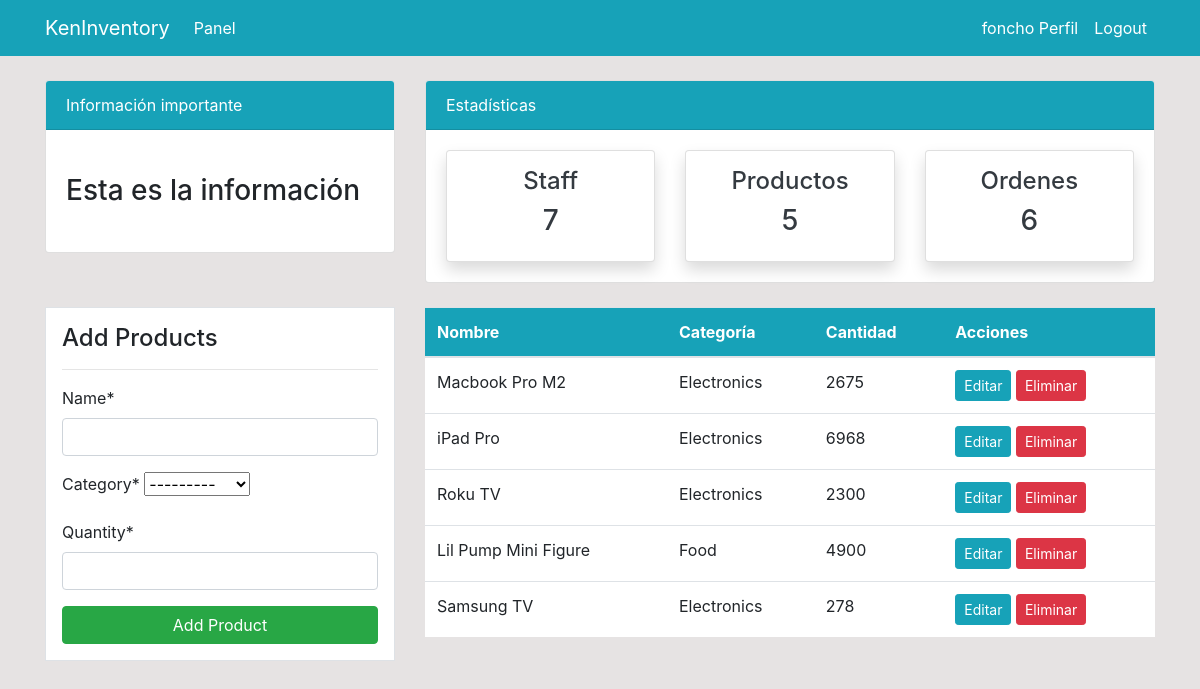
The app's page /product/ (signed in), older data.
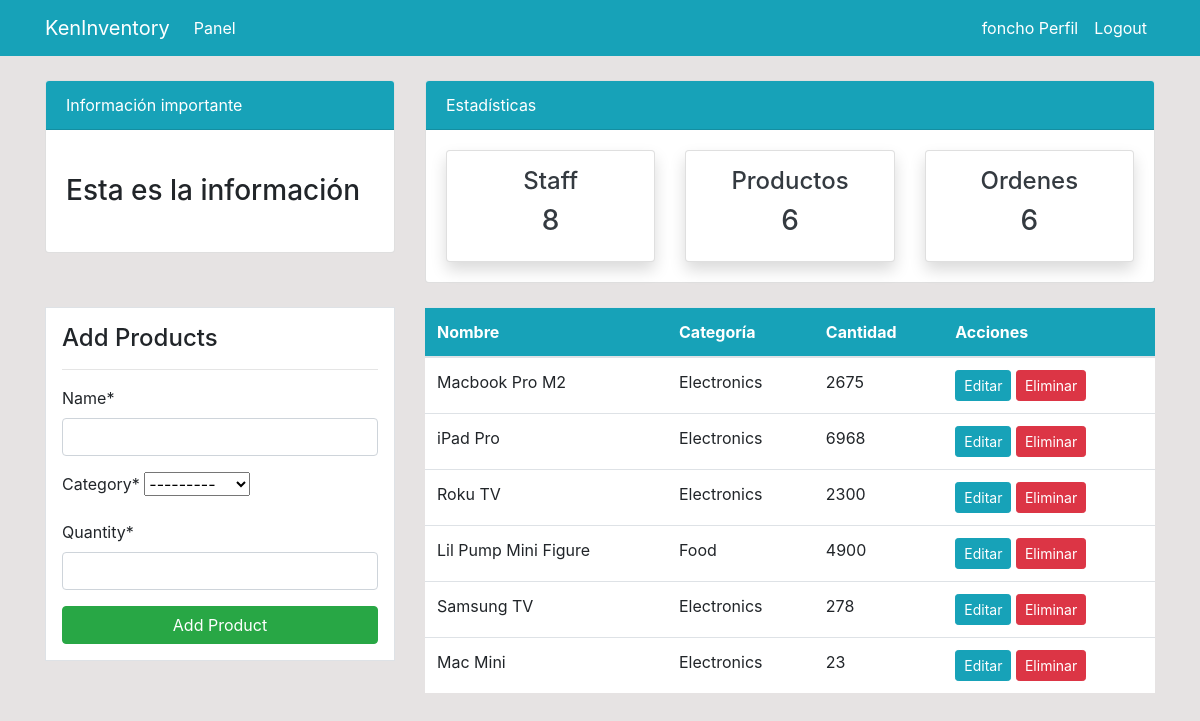
The same page, newer data.
### dashboard/models.py (models this page shows, shortened)
class Product(models.Model):
    name = models.CharField(max_length=50, null=True)
    category = models.CharField(choices=CATEGORIES, max_length=20, null=True)
    quantity = models.PositiveSmallIntegerField(null=True)
    class Meta:
        verbose_name_plural = "Product"

### dashboard/views.py (the view)
# urls.py: path("product/", views.product, name="dashboard-product"),
@login_required
def product(request):
    items = Product.objects.all()
    items_count = items.count()
    orders_count = Order.objects.all().count()
    workers_count = User.objects.all().count()
    if request.method == "POST":
        form = ProductForm(request.POST)
        if form.is_valid():
            form.save()
            product_name = form.cleaned_data.get("name")
            messages.success(request, f"{product_name} has been added to the inventory")
            return redirect("dashboard-product")
    else:
        form = ProductForm()
    context = {
        "items": items,
        "form": form,
        "items_count": items_count,
        "workers_count": workers_count,
        "orders_count": orders_count,
    }
    return render(request, "dashboard/product.html", context)

### dashboard/forms.py
class ProductForm(forms.ModelForm):
    class Meta:
        model = Product
        fields = ["name", "category", "quantity"]

### templates/dashboard/product.html (shortened to what this page needs)
{% extends 'partials/base.html' %}
{% load crispy_forms_tags %}
{% block content %}
{% include 'partials/topnav.html' %}
<div class="container">
    <div class="row my-4">
        <div class="col-md-4">
            <div class="border bg-white p-3">
                <h4>Add Products</h4>
                <hr>
                <form method="POST">
                    {{ form|crispy }}
                    <input class="btn btn-success btn-block" type="submit" value="Add Product">
                </form>
            </div>
        </div>
        <div class="col-md-8">
            <table class="table bg-white">
                <thead class="bg-info">
                    <tr class="text-white">
                        <th scope="col">Nombre</th>
                        <th scope="col">Categoría</th>
                        <th scope="col">Cantidad</th>
                        <th scope="col">Acciones</th>
                    </tr>
                </thead>
                <tbody>
                    {% for item in items %}
                    <tr>
                        <td>{{ item.name }}</td>
                        <td>{{ item.category }}</td>
                        <td>{{ item.quantity }}</td>
                        <td>
                            <a class="btn btn-info btn-sm"
                                href="{% url 'dashboard-product-update' item.id %}">Editar</a>
                            <a class="btn btn-danger btn-sm"
                                href="{% url 'dashboard-product-delete' item.id %}">Eliminar</a>
                        </td>
                    </tr>
                    {% endfor %}
                </tbody>
            </table>
        </div>
    </div>
</div>
{% endblock %}

Row changes from the older to the newer data that the page shows:
added Product: name "Mac Mini", category "Electronics", quantity "23"
Text that changed along with them:
{{ workers_count }}: "7" → "8"
{{ items_count }}: "5" → "6"
